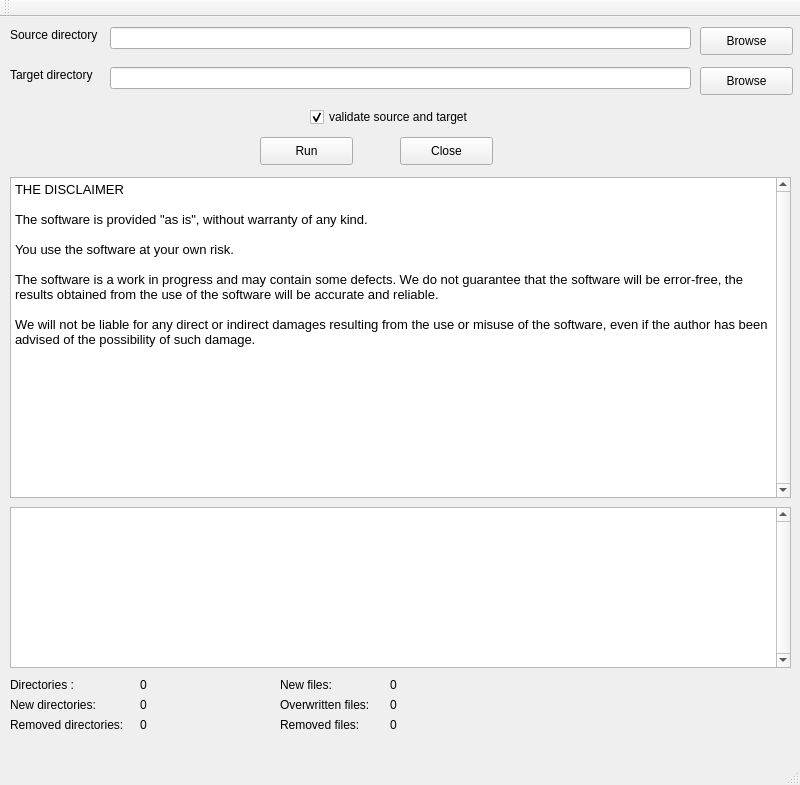
<?xml version="1.0" encoding="UTF-8"?>
<ui version="4.0">
 <class>MainWindow</class>
 <widget class="QMainWindow" name="MainWindow">
  <property name="geometry">
   <rect>
    <x>0</x>
    <y>0</y>
    <width>800</width>
    <height>785</height>
   </rect>
  </property>
  <property name="sizePolicy">
   <sizepolicy hsizetype="Fixed" vsizetype="Fixed">
    <horstretch>0</horstretch>
    <verstretch>0</verstretch>
   </sizepolicy>
  </property>
  <property name="minimumSize">
   <size>
    <width>800</width>
    <height>785</height>
   </size>
  </property>
  <property name="maximumSize">
   <size>
    <width>800</width>
    <height>785</height>
   </size>
  </property>
  <property name="windowTitle">
   <string>SiBa</string>
  </property>
  <widget class="QWidget" name="centralWidget">
   <widget class="QLabel" name="label">
    <property name="geometry">
     <rect>
      <x>10</x>
      <y>10</y>
      <width>101</width>
      <height>16</height>
     </rect>
    </property>
    <property name="text">
     <string>Source directory</string>
    </property>
   </widget>
   <widget class="QLabel" name="label_2">
    <property name="geometry">
     <rect>
      <x>10</x>
      <y>50</y>
      <width>101</width>
      <height>16</height>
     </rect>
    </property>
    <property name="text">
     <string>Target directory</string>
    </property>
   </widget>
   <widget class="QLineEdit" name="tbSourceDir">
    <property name="geometry">
     <rect>
      <x>110</x>
      <y>10</y>
      <width>581</width>
      <height>22</height>
     </rect>
    </property>
    <property name="text">
     <string/>
    </property>
   </widget>
   <widget class="QLineEdit" name="tbTargetDir">
    <property name="geometry">
     <rect>
      <x>110</x>
      <y>50</y>
      <width>581</width>
      <height>22</height>
     </rect>
    </property>
    <property name="text">
     <string/>
    </property>
   </widget>
   <widget class="QPushButton" name="btnBrowseSourceDir">
    <property name="geometry">
     <rect>
      <x>700</x>
      <y>10</y>
      <width>93</width>
      <height>28</height>
     </rect>
    </property>
    <property name="text">
     <string>Browse</string>
    </property>
   </widget>
   <widget class="QPushButton" name="btnBrowseTargetDir">
    <property name="geometry">
     <rect>
      <x>700</x>
      <y>50</y>
      <width>93</width>
      <height>28</height>
     </rect>
    </property>
    <property name="text">
     <string>Browse</string>
    </property>
   </widget>
   <widget class="QCheckBox" name="chbValidateArchive">
    <property name="geometry">
     <rect>
      <x>310</x>
      <y>90</y>
      <width>181</width>
      <height>20</height>
     </rect>
    </property>
    <property name="text">
     <string>validate source and target</string>
    </property>
    <property name="checked">
     <bool>true</bool>
    </property>
   </widget>
   <widget class="QPushButton" name="btnRun">
    <property name="geometry">
     <rect>
      <x>260</x>
      <y>120</y>
      <width>93</width>
      <height>28</height>
     </rect>
    </property>
    <property name="text">
     <string>Run</string>
    </property>
   </widget>
   <widget class="QTextEdit" name="txtMessage">
    <property name="enabled">
     <bool>true</bool>
    </property>
    <property name="geometry">
     <rect>
      <x>10</x>
      <y>160</y>
      <width>781</width>
      <height>321</height>
     </rect>
    </property>
    <property name="verticalScrollBarPolicy">
     <enum>Qt::ScrollBarAlwaysOn</enum>
    </property>
    <property name="sizeAdjustPolicy">
     <enum>QAbstractScrollArea::AdjustIgnored</enum>
    </property>
    <property name="readOnly">
     <bool>true</bool>
    </property>
    <property name="html">
     <string>&lt;!DOCTYPE HTML PUBLIC &quot;-//W3C//DTD HTML 4.0//EN&quot; &quot;http://www.w3.org/TR/REC-html40/strict.dtd&quot;&gt;
&lt;html&gt;&lt;head&gt;&lt;meta name=&quot;qrichtext&quot; content=&quot;1&quot; /&gt;&lt;style type=&quot;text/css&quot;&gt;
p, li { white-space: pre-wrap; }
&lt;/style&gt;&lt;/head&gt;&lt;body style=&quot; font-family:'MS Shell Dlg 2'; font-size:8.25pt; font-weight:400; font-style:normal;&quot;&gt;
&lt;p style=&quot; margin-top:0px; margin-bottom:0px; margin-left:0px; margin-right:0px; -qt-block-indent:0; text-indent:0px;&quot;&gt;&lt;span style=&quot; font-size:10pt;&quot;&gt;THE DISCLAIMER&lt;/span&gt;&lt;/p&gt;
&lt;p style=&quot;-qt-paragraph-type:empty; margin-top:0px; margin-bottom:0px; margin-left:0px; margin-right:0px; -qt-block-indent:0; text-indent:0px; font-size:10pt;&quot;&gt;&lt;br /&gt;&lt;/p&gt;
&lt;p style=&quot; margin-top:0px; margin-bottom:0px; margin-left:0px; margin-right:0px; -qt-block-indent:0; text-indent:0px;&quot;&gt;&lt;span style=&quot; font-size:10pt;&quot;&gt;The software is provided &amp;quot;as is&amp;quot;, without warranty of any kind.&lt;/span&gt;&lt;/p&gt;
&lt;p style=&quot;-qt-paragraph-type:empty; margin-top:0px; margin-bottom:0px; margin-left:0px; margin-right:0px; -qt-block-indent:0; text-indent:0px; font-size:10pt;&quot;&gt;&lt;br /&gt;&lt;/p&gt;
&lt;p style=&quot; margin-top:0px; margin-bottom:0px; margin-left:0px; margin-right:0px; -qt-block-indent:0; text-indent:0px;&quot;&gt;&lt;span style=&quot; font-size:10pt;&quot;&gt;You use the software at your own risk.&lt;/span&gt;&lt;/p&gt;
&lt;p style=&quot;-qt-paragraph-type:empty; margin-top:0px; margin-bottom:0px; margin-left:0px; margin-right:0px; -qt-block-indent:0; text-indent:0px; font-size:10pt;&quot;&gt;&lt;br /&gt;&lt;/p&gt;
&lt;p style=&quot; margin-top:0px; margin-bottom:0px; margin-left:0px; margin-right:0px; -qt-block-indent:0; text-indent:0px;&quot;&gt;&lt;span style=&quot; font-size:10pt;&quot;&gt;The software is a work in progress and may contain some defects. We do not guarantee that the software will be error-free, the results obtained from the use of the software will be accurate and reliable.&lt;/span&gt;&lt;/p&gt;
&lt;p style=&quot;-qt-paragraph-type:empty; margin-top:0px; margin-bottom:0px; margin-left:0px; margin-right:0px; -qt-block-indent:0; text-indent:0px; font-size:10pt;&quot;&gt;&lt;br /&gt;&lt;/p&gt;
&lt;p style=&quot; margin-top:0px; margin-bottom:0px; margin-left:0px; margin-right:0px; -qt-block-indent:0; text-indent:0px;&quot;&gt;&lt;span style=&quot; font-size:10pt;&quot;&gt;We will not be liable for any direct or indirect damages resulting from the use or misuse of the software, even if the author has been advised of the possibility of such damage.&lt;/span&gt;&lt;/p&gt;&lt;/body&gt;&lt;/html&gt;</string>
    </property>
   </widget>
   <widget class="QLabel" name="label_3">
    <property name="geometry">
     <rect>
      <x>10</x>
      <y>680</y>
      <width>121</width>
      <height>16</height>
     </rect>
    </property>
    <property name="text">
     <string>New directories:</string>
    </property>
   </widget>
   <widget class="QLabel" name="label_4">
    <property name="geometry">
     <rect>
      <x>10</x>
      <y>700</y>
      <width>131</width>
      <height>16</height>
     </rect>
    </property>
    <property name="text">
     <string>Removed directories:</string>
    </property>
   </widget>
   <widget class="QLabel" name="lblNewDirectories">
    <property name="geometry">
     <rect>
      <x>140</x>
      <y>680</y>
      <width>91</width>
      <height>16</height>
     </rect>
    </property>
    <property name="text">
     <string>0</string>
    </property>
   </widget>
   <widget class="QLabel" name="lblRemovedDirectories">
    <property name="geometry">
     <rect>
      <x>140</x>
      <y>700</y>
      <width>91</width>
      <height>16</height>
     </rect>
    </property>
    <property name="text">
     <string>0</string>
    </property>
   </widget>
   <widget class="QLabel" name="label_13">
    <property name="geometry">
     <rect>
      <x>280</x>
      <y>660</y>
      <width>101</width>
      <height>16</height>
     </rect>
    </property>
    <property name="text">
     <string>New files:</string>
    </property>
   </widget>
   <widget class="QLabel" name="label_14">
    <property name="geometry">
     <rect>
      <x>280</x>
      <y>680</y>
      <width>101</width>
      <height>16</height>
     </rect>
    </property>
    <property name="text">
     <string>Overwritten files:</string>
    </property>
   </widget>
   <widget class="QLabel" name="label_15">
    <property name="geometry">
     <rect>
      <x>280</x>
      <y>700</y>
      <width>101</width>
      <height>16</height>
     </rect>
    </property>
    <property name="text">
     <string>Removed files:</string>
    </property>
   </widget>
   <widget class="QLabel" name="lblOverwrittenFiles">
    <property name="geometry">
     <rect>
      <x>390</x>
      <y>680</y>
      <width>111</width>
      <height>16</height>
     </rect>
    </property>
    <property name="text">
     <string>0</string>
    </property>
   </widget>
   <widget class="QLabel" name="lblNewFiles">
    <property name="geometry">
     <rect>
      <x>390</x>
      <y>660</y>
      <width>111</width>
      <height>16</height>
     </rect>
    </property>
    <property name="text">
     <string>0</string>
    </property>
   </widget>
   <widget class="QLabel" name="lblRemovedFiles">
    <property name="geometry">
     <rect>
      <x>390</x>
      <y>700</y>
      <width>111</width>
      <height>16</height>
     </rect>
    </property>
    <property name="text">
     <string>0</string>
    </property>
   </widget>
   <widget class="QLabel" name="label_5">
    <property name="geometry">
     <rect>
      <x>10</x>
      <y>660</y>
      <width>91</width>
      <height>16</height>
     </rect>
    </property>
    <property name="text">
     <string>Directories :</string>
    </property>
   </widget>
   <widget class="QLabel" name="lblDirectoriesCount">
    <property name="geometry">
     <rect>
      <x>140</x>
      <y>660</y>
      <width>91</width>
      <height>16</height>
     </rect>
    </property>
    <property name="text">
     <string>0</string>
    </property>
   </widget>
   <widget class="QTextEdit" name="txtError">
    <property name="geometry">
     <rect>
      <x>10</x>
      <y>490</y>
      <width>781</width>
      <height>161</height>
     </rect>
    </property>
    <property name="verticalScrollBarPolicy">
     <enum>Qt::ScrollBarAlwaysOn</enum>
    </property>
   </widget>
   <widget class="QPushButton" name="btnCancel">
    <property name="enabled">
     <bool>true</bool>
    </property>
    <property name="geometry">
     <rect>
      <x>400</x>
      <y>120</y>
      <width>93</width>
      <height>28</height>
     </rect>
    </property>
    <property name="text">
     <string>Close</string>
    </property>
   </widget>
  </widget>
  <widget class="QMenuBar" name="menuBar">
   <property name="geometry">
    <rect>
     <x>0</x>
     <y>0</y>
     <width>800</width>
     <height>21</height>
    </rect>
   </property>
  </widget>
  <widget class="QToolBar" name="mainToolBar">
   <attribute name="toolBarArea">
    <enum>TopToolBarArea</enum>
   </attribute>
   <attribute name="toolBarBreak">
    <bool>false</bool>
   </attribute>
  </widget>
  <widget class="QStatusBar" name="statusBar"/>
 </widget>
 <layoutdefault spacing="6" margin="11"/>
 <resources/>
 <connections/>
</ui>
